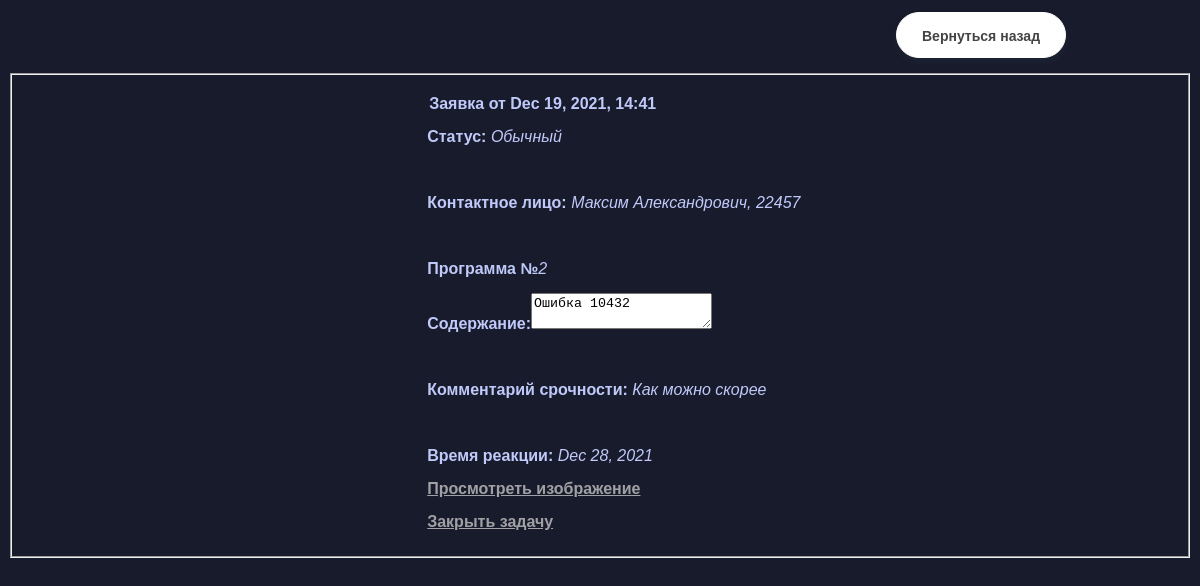
Page /admin/cheek_request.php?id=24 (signed in) on the committed database.
### tables this page shows
CREATE TABLE IF NOT EXISTS `request` (
  `id` int(11) NOT NULL AUTO_INCREMENT,
  `name` varchar(255) DEFAULT NULL,
  `status` varchar(255) DEFAULT NULL,
  `contactPersone` varchar(255) DEFAULT NULL,
  `programm` varchar(255) DEFAULT NULL,
  `contact` varchar(255) DEFAULT NULL,
  `problemDescription` varchar(1000) DEFAULT NULL,
  `time` datetime DEFAULT NULL,
  `timeReaction` date DEFAULT NULL,
  `commentUrgency` varchar(255) DEFAULT NULL,
  `scrin` longblob,
  `position` int(11) DEFAULT NULL,
  PRIMARY KEY (`id`)
);

### admin/cheek_request.php (the view, shortened to what this page needs)
<?php
    require_once 'connect.php';
    $id=$_GET['id'];
    $query="SELECT * FROM `request` WHERE `id` = $id";
    $result=mysqli_query($connection, $query);
    $array=mysqli_fetch_assoc($result);
?>
<!DOCTYPE html>
<html lang="en">
<head>
    <link rel="stylesheet" href="../style_request.css">
</head>
<body>
<div class="btn">
<form>
<input class="button" type="button" value="Вернуться назад"  onClick='document.location.href="/kursach/admin/my_request.php"'>
</form>
</div>
<fieldset>
       <div class="forma"> <legend ><span class="fieldset-legend" style="color:#c0cafa;">Заявка от <?php echo date("M d, Y, H:i", strtotime($array['time']));;?></span></legend></div>
        <div class="forma"><label style="color:#c0cafa;">Статус: <i style="font-weight: normal;"><?php echo $array['status'];?></i></label></div><br>
        <div class="forma"><label style="color:#c0cafa;">Контактное лицо: <i style="font-weight: normal;"><?php echo ($array['contactPersone'].', '. $array['contact']);?></i></label></div><br>
        <div class="forma"><label style="color:#c0cafa;">Программа №<i style="font-weight: normal;"><?php echo $array['programm'];?></i></label></div>
        <div class="forma"><label style="color:#c0cafa;">Содержание:</label><textarea><?php echo $array['problemDescription'];?></textarea></div><br>
        <div class="forma">
        <?php
            if($array['commentUrgency']!=NULL){?>
                <div><label style="color:#c0cafa;">Комментарий срочности: <i style="font-weight: normal;"><?php echo $array['commentUrgency']?> </i></label></div>
            <?php }?></div><br>
        <div class="forma"><label style="color:#c0cafa;">Время реакции: <i style="font-weight: normal;"><?php echo date("M d, Y", strtotime($array['timeReaction']));?></i></label></div>
        <div class="forma">
        <?php
            if($array['scrin']!=NULL){?>
                <a href="cheek_scrin.php?id=<?php echo $id?>">Просмотреть изображение</a>
            <?php }?></div>
       <div class="forma">
<a href="close_request.php?id=<?php echo $id?>">Закрыть задачу</a></div>
</fieldset>
</body>
</html>

### style_request.css (style rules this page uses)
body { background-color: #181b2b; font-family: sans-serif; }
.button { display: inline-block; box-sizing: border-box; padding: 0 25px; margin: 0 15px 15px 0; outline: none; border: 1px solid #fff; border-radius: 50px; height: 46px; line-height: 46px; font-size: 14px; font-weight: 600; text-decoration: none; color: #444; background-color: #fff; box-shadow: 0 4px 6px rgb(65 132 144 / 10%), 0 1px 3px rgb(0 0 0 / 8%); cursor: pointer; user-select: none; appearance: none; touch-action: manipulation; vertical-align: top; transition: box-shadow 0.2s; }
.forma { font-weight:bold; margin-left: 35%; margin-top: 15px; margin-bottom: 15px; }
.btn { margin-left: 75%; margin-top: 1%; display: table; }
a { color:rgb(161, 161, 165); }

### rows in the picture
request: time "Dec 19, 2021, 14:41", status "Обычный", contactPersone "Максим Александрович", contact "22457", programm "2", problemDescription "Ошибка 10432", commentUrgency "Как можно скорее", timeReaction "Dec 28, 2021"
